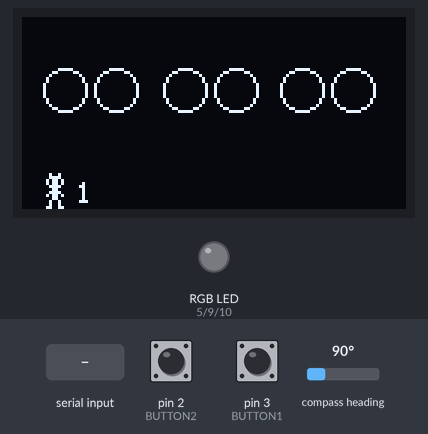
This sketch was run on a simulated Arduino Nano, built with avr-gcc and run on an emulated ATmega328P. On the bench: 128×64 one-colour display, an RGB LED mixed from three pins (HIGH = lit). The inputs (shaded band) are chosen by the test bench; at power-on: pin 3 (BUTTON1) HIGH, pin 2 (BUTTON2) HIGH, compass heading 90°. What the sketch prints to the serial monitor is not drawn.

Above: at 1.2 s.
1.3 s: pin 3 (BUTTON1) pulled LOW for 1 s
At 2.73 s:
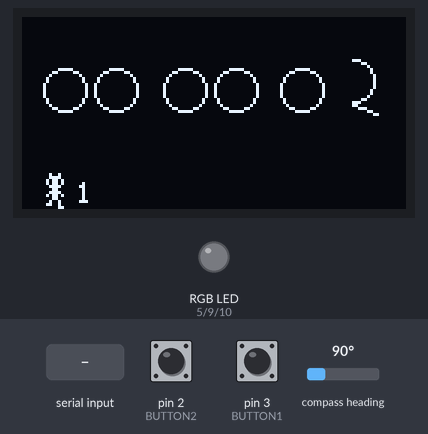
3.8 s: pin 2 (BUTTON2) pulled LOW for 1 s
At 4.62 s:
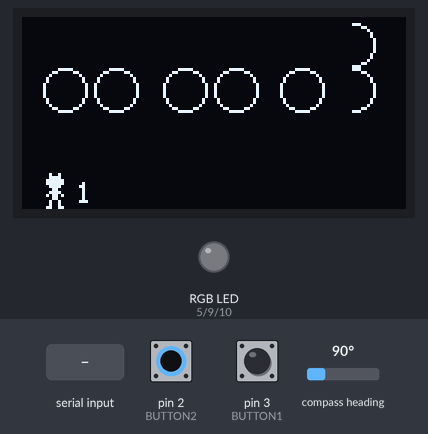
6.4 s: compass heading set to 7°
At 7.02 s:
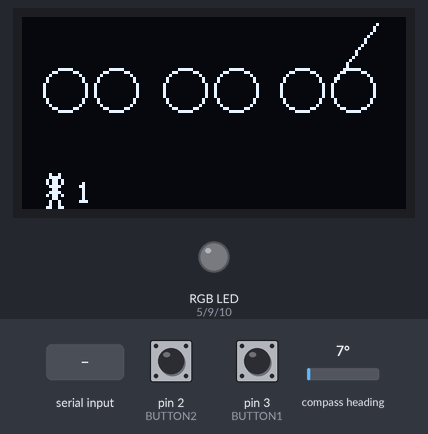
9.3 s: "90,45\n" received over Serial
At 9.57 s:
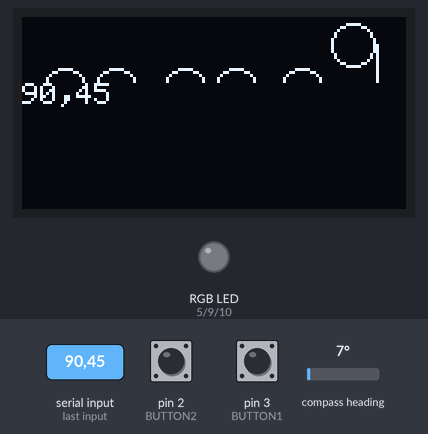
11.4 s: "d\n" received over Serial
At 11.66 s:
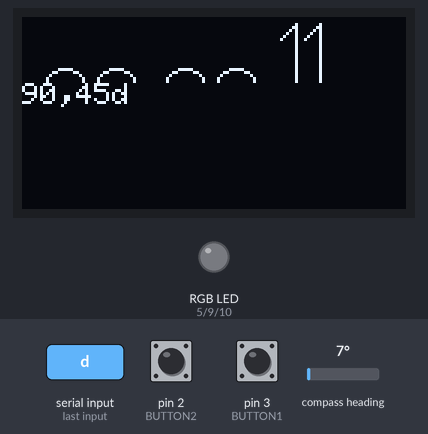
13.5 s: byte 10 ('\n') received over Serial
At 14.13 s:
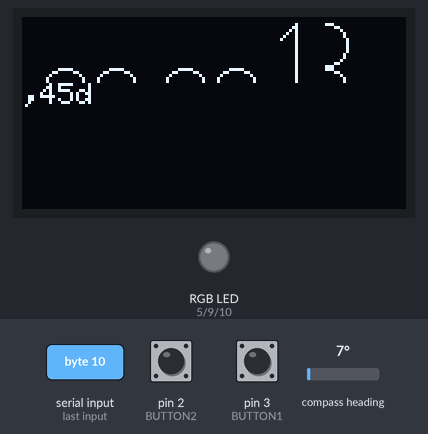
Timing chart, 0 to 16.4 s (numbered marks = the images above; inputs shaded):
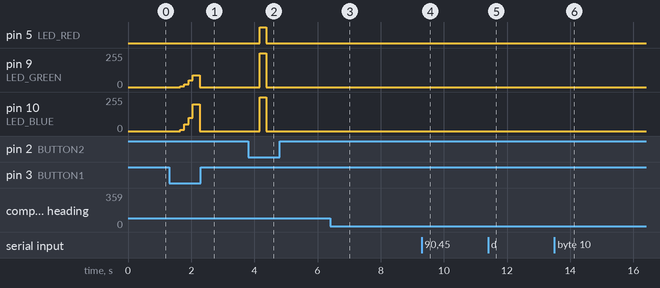

Measured:
- after the input at 1.3 s, pin 9 (LED_GREEN): 0/255 → 5/255 after 0.36 s, → 20/255 0.13 s later, → 50/255 0.13 s later, → 90/255 0.13 s later, … (5 changes in this stretch); pin 10 (LED_BLUE): 0/255 → 10/255 after 0.36 s, → 50/255 0.13 s later, → 100/255 0.13 s later, → 200/255 0.13 s later, … (5 changes in this stretch)
- after the input at 3.8 s, pin 5 (LED_RED): LOW → HIGH after 0.37 s, → LOW 0.20 s later; pin 9 (LED_GREEN), pin 10 (LED_BLUE): 0/255 → 255/255 after 0.37 s, → 0/255 0.20 s later
- after the input at 6.4 s, the display: first differs from a run without the input after 0.19 s (image 3)
- after the input at 9.3 s, the display: first differs from a run without the input after 0.20 s (image 4)
- after the input at 11.4 s, the display: first differs from a run without the input after 0.19 s (image 5)
- after the input at 13.5 s, the display: first changes after 0.27 s (image 6 shows a later state)

The sketch:

firmware.ino
```cpp
#include <MsTimer2.h>

#include <Wire.h> //I2C Arduino Library
#include <Adafruit_Sensor.h>
#include <Adafruit_HMC5883_U.h>
Adafruit_HMC5883_Unified mag = Adafruit_HMC5883_Unified(12345);

#include <Adafruit_GFX.h>
#include <Adafruit_SSD1306.h>

// CONFIG -------------------------------------------

// --------- HARDWARE I2C HMC5883: A4 -> SDA, A5 -> SCL
#define HMC_DRDY   A1 //unused

// --------- HARDWARE SPI OLED: 11 -> MOSI/DIN, 13 -> SCK
#define OLED_CS    4
#define PIN_RESET  6
#define PIN_DC     8

#define BUTTON1    3
#define BUTTON2    2

#define LED_BLUE   10
#define LED_GREEN  9
#define LED_RED    5
#define LED_OFF    LOW
#define LED_ON     HIGH

#define SERIAL_SPEED   9600
#define DISPLAYSEC     20

#define SYS_SWITCH A7
#define MAS_SWITCH A0
#define BLE_LED    7  //unused

#define WARN_POWER 3270.0   // or try 3200, 3500, 3600

// --------------------------------------------------

#define CHAR_TIME_REQUEST     '~'
#define CHAR_TIME_RESPONSE    '#' //#HH:mm:ss
#define CHAR_NOTIFY_HINT      '%' //%[byte]

#define MEMOSTR_LIMIT   110
#define STEP_TRESHOLD   0.125

#define MOVIE_X  7
#define MOVIE_Y  52

int  vcc;
bool powerlow = false;

#define MINDIF  10

int xx,yy,zz;
int minx=400, maxx=0;
int miny=400, maxy=0;
int minz=400, maxz=0;
float changes      = 0.0;
float changes_old  = 0.0;
float delta        = 0.0;
unsigned int steps = 0;

struct Orient {
  int x,y,z;
};

enum {NORT, EAS, SOU, WES, FIN};

byte storeMode = NORT;
Orient north, east, south, west;

char memoStr[MEMOSTR_LIMIT] = {'\0'};
int  memoStrPos = 0;
char buffMem;
int  cEnd  = 0;
int  cStart= 0;
byte COUNT = 0;

byte hours   = 0;
byte minutes = 0;
byte seconds = 0;
byte tick    = 0;
int  dsec    = DISPLAYSEC;

class OledWrapper : public Adafruit_SSD1306 {
  public:

    OledWrapper(const int & dc, const int & res, const int & cs) : Adafruit_SSD1306(dc,res,cs) {}

    void begin() {
      Adafruit_SSD1306::begin(SSD1306_SWITCHCAPVCC);
      clearDisplay();
      setTextSize(1); // 8 line with 21 chars
      setTextColor(WHITE);
      setCursor(0,0);
    }

    void black(const int & num) {
      setTextColor(BLACK);
      print(num);
      setTextColor(WHITE);
    }
    void black(const int & x, const int & y, const int & w, const int & h) {
      fillRect(x,y,w,h, BLACK);
    }
    void line(const int & x, const int & y, const int & xx, const int & yy) {
      drawLine(x,y,xx,yy, WHITE);
    }
    void pixel(const int & x, const int & y) {
      drawPixel(x,y, WHITE);
    }
    void rect(const int & x, const int & y, const int & w, const int & h) {
      drawRect(x,y,w,h, WHITE);
    }
    void rectFill(const int & x, const int & y, const int & w, const int & h) {
      fillRect(x,y,w,h, WHITE);
    }
    void circle(const int & x, const int & y, const int & radius) {
      drawCircle(x,y,radius, WHITE);
    }
    void setFontType(const int & t) {
      setTextSize(t);
    }
    void on() {
      ssd1306_command(SSD1306_DISPLAYON);
    }
    void off() {
      ssd1306_command(SSD1306_DISPLAYOFF);
    }
    void clear() {
      clearDisplay();
    }
    void command(uint8_t cmd) {
      ssd1306_command(cmd);
    }
    char umlReplace(char inChar) {
      if (inChar == -97) {
        inChar = 224; // ß
      } else if (inChar == -80) {
        inChar = 248; // °
      } else if (inChar == -67) {
        inChar = 171; // 1/2
      } else if (inChar == -78) {
        inChar = 253; // ²
      } else if (inChar == -92) {
        inChar = 132; // ä
      } else if (inChar == -74) {
        inChar = 148; // ö
      } else if (inChar == -68) {
        inChar = 129; // ü
      } else if (inChar == -124) {
        inChar = 142; // Ä
      } else if (inChar == -106) {
        inChar = 153; // Ö
      } else if (inChar == -100) {
        inChar = 154; // Ü
      } else if (inChar == -85) {
        inChar = 0xAE; // <<
      } else if (inChar == -69) {
        inChar = 0xAF; // >>
      }
      return inChar;
    }
};

OledWrapper * oled = new OledWrapper(PIN_DC, PIN_RESET, OLED_CS);


static const uint8_t PROGMEM move0a[] = {
B00100100,
B00111100,
B01011010,
B01011010,
B00111100,
B00011000,
B00111100,
B01011010,
B00011000,
B00100100,
B00100100,
B01100110
};
static const uint8_t PROGMEM move0b[] = { // taps
B00100100,
B00111100,
B01011010,
B01011010,
B00111100,
B00011000,
B00111100,
B01011010,
B00011000,
B00100100,
B01100100,
B00000110
};
static const uint8_t PROGMEM move0c[] = { // blink
B00100100,
B00111100,
B01111110,
B01111110,
B00111100,
B00011000,
B00111100,
B01011010,
B00011000,
B00100100,
B00100100,
B01100110
};
static const uint8_t PROGMEM move1[] = {
B00111000,
B01111100,
B01111010,
B01111010,
B00111100,
B00111000,
B00111110,
B00111000,
B00011000,
B01111100,
B10000010,
B00000011
};
static const uint8_t PROGMEM move2[] = {
B00111000,
B01111100,
B01111010,
B01111010,
B00111100,
B00111000,
B00111110,
B00111000,
B00011000,
B01110100,
B01000100,
B01000110
};
static const uint8_t PROGMEM move3[] = {
B00111000,
B01111100,
B01111010,
B01111010,
B00111100,
B00111000,
B00111110,
B00111000,
B00011000,
B01111100,
B01111100,
B01110000
};

enum {MSG_NO, MSG_CAL, MSG_MAIL, MSG_SMS, MSG_OTHER};
int iconType = MSG_NO;

static const uint8_t PROGMEM icon_calendar[] = {
B11111111,
B11111111,
B10000001,
B10000001,
B10000101,
B10000001,
B11111111,
B00000000
};
static const uint8_t PROGMEM icon_mail[] = {
B11111111,
B10000001,
B11000011,
B10100101,
B10011001,
B10000001,
B11111111,
B00000000
};
static const uint8_t PROGMEM icon_messaging[] = {
B00111110,
B01000001,
B01000001,
B01000001,
B01000001,
B01011110,
B01100000,
B01000000
};
static const uint8_t PROGMEM icon_other[] = {
B00000111,
B00011011,
B01100101,
B10001001,
B01010001,
B00110001,
B00101101,
B00110011
};


void mesure() {
  static sensors_event_t event;
  mag.getEvent(&event);

  // get new
  xx = event.magnetic.x + 184;
  yy = event.magnetic.y + 184;
  zz = event.magnetic.z + 184;
  if (xx == -188) xx=500;
  if (yy == -188) yy=500;
  if (zz == -188) zz=500;
  if (xx < minx) minx=xx;
  if (yy < miny) miny=yy;
  if (zz < minz) minz=zz;
  if (xx<500 && xx > maxx) maxx=xx;
  if (yy<500 && yy > maxy) maxy=yy;
  if (zz<500 && zz > maxz) maxz=zz;

  changes = ( (float) xx / (float)(maxx-minx) ) + ( (float) yy / (float)(maxy-miny) ) + ( (float) zz / (float)(maxz-minz) );
  delta =  ab(changes_old - changes);
  changes_old = changes;

  if (delta > STEP_TRESHOLD) {
    steps++;
    if (steps%20 == 0) {
      digitalWrite(LED_GREEN,  LED_ON);
      delay(50);
      digitalWrite(LED_GREEN,  LED_OFF);
    }
    if (steps%500 == 0) Serial.println(steps);
  }
}

void readVcc() {
  ADMUX = _BV(REFS0) | _BV(MUX3) | _BV(MUX2) | _BV(MUX1);
  delay(10); // Wait for Vref to settle
  ADCSRA |= _BV(ADSC); // Start conversion
  while (bit_is_set(ADCSRA,ADSC)); // measuring
  vcc = ADCL;
  vcc |= ADCH<<8;
  vcc = 1126400L / vcc;
}

void serialEvent() {
  while (Serial.available()) {
    if (memoStrPos >= MEMOSTR_LIMIT) memoStrPos = MEMOSTR_LIMIT;
    char inChar = (char)Serial.read();
    if (inChar == -61) continue; // symbol before utf-8
    if (inChar == -62) continue; // other symbol before utf-8
    if (inChar == '\n') {
      memoStr[memoStrPos] = '\0';
      dsec = 0;
      cEnd = 0;
      cStart = 0;
      buffMem = memoStr[cEnd];
      continue;
    }

    memoStr[memoStrPos] = oled->umlReplace(inChar);
    memoStrPos++;
    if (memoStrPos >= MEMOSTR_LIMIT) {
      // ignore the other chars
      memoStrPos = MEMOSTR_LIMIT-1;
      memoStr[memoStrPos] = '\0';
    }
  }
}

inline void ticking() {
  tick++;
  if (tick > 9) {
    seconds += tick/10;
    dsec++;
  }

  if (tick > 9) {
    tick = tick % 10;
    if (seconds > 59) {
      minutes += seconds / 60;
      seconds  = seconds % 60;
      if (minutes%5 == 0) Serial.println(steps);

      // modify limits every 1min to make a better re-calibration
      if (minx > 1 && maxx < 399 && ( (maxx-minx) < MINDIF)) {
        maxx--; minx++;
      }
      if (miny > 1 && maxy < 399 && ( (maxy-miny) < MINDIF)) {
        maxy--; miny++;
      }
      if (minz > 1 && maxz < 399 && ( (maxz-minz) < MINDIF)) {
        maxz--; minz++;
      }
    }
    if (minutes > 59) {
      hours  += minutes / 60;
      minutes = minutes % 60;
    }
    if (hours > 23) {
      hours = hours % 24;
    }
  }
  if (COUNT > 0) {
    if (tick == 0) {
      analogWrite(LED_GREEN, 100);
      analogWrite(LED_RED,    50);
    } else {
      digitalWrite(LED_RED,   LED_OFF);
      digitalWrite(LED_GREEN, LED_OFF);
      digitalWrite(LED_BLUE,  LED_OFF);
    }
  }
}
void printDirection() {
  oled->setTextSize(1);
  oled->setCursor(50, 34);
  if (
    north.x > xx-5 && north.x < xx+5 &&
    north.y > yy-5 && north.y < yy+5 &&
    north.z > zz-5 && north.z < zz+5
  ) { oled->print('N'); oled->print('o'); oled->print('r'); oled->print('t'); oled->print('h'); }

  if (
    east.x > xx-5 && east.x < xx+5 &&
    east.y > yy-5 && east.y < yy+5 &&
    east.z > zz-5 && east.z < zz+5
  ) { oled->print('E'); oled->print('a'); oled->print('s'); oled->print('t'); }

  if (
    south.x > xx-5 && south.x < xx+5 &&
    south.y > yy-5 && south.y < yy+5 &&
    south.z > zz-5 && south.z < zz+5
  ) { oled->print('S'); oled->print('o'); oled->print('u'); oled->print('t'); oled->print('h'); }

  if (
    west.x > xx-5 && west.x < xx+5 &&
    west.y > yy-5 && west.y < yy+5 &&
    west.z > zz-5 && west.z < zz+5
  ) { oled->print('W'); oled->print('e'); oled->print('s'); oled->print('t'); }

}

int myFont(int x, int y, byte b) {
    int he = 30;
    if (b>9) {
      x = myFont(x,y,b/10);
      b = b%10;
    }
    if (b == 0) {
      oled->circle(x+he/4, y+3*he/4, he/4);
      return x+2+he/2;
    } else if (b == 1) {
      oled->line(x,y+5,x+5,y);
      oled->line(x+5,y,x+5,y+he);
      return x+8;
    } else if (b == 2) {
      oled->circle(x+he/4, y-3+3*he/4, he/4);
      oled->black(x,y,he/4,he);
      oled->line(x+he/4,y+he-3,x+he/2,y+he);
      return x+2+he/2;
    } else if (b == 3) {
      oled->circle(x+he/4, y+1*he/4, he/4);
      oled->circle(x+he/4, y+3*he/4, he/4);
      oled->black(x,y,he/4,he);
      return x+2+he/2;
    } else if (b == 4) {
      oled->line(x,y+he/2,x+he/2,y);
      oled->line(x,y+he/2,x+he/2,y+he/2);
      oled->line(x+he/2,y,x+he/2,y+he);
      return x+2+he/2;
    } else if (b == 5) {
      oled->line(x+he/4,y,x+he/2,y);
      oled->line(x+he/4,y,x+he/4,y+he/2);
      oled->circle(x+he/4, y+3*he/4, he/4);
      oled->black(x,y,he/4,he);
      return x+2+he/2;
    } else if (b == 6) {
      oled->line(x,y-2+3*he/4,x+he/2,y);
      oled->circle(x+he/4, y+3*he/4, he/4);
      return x+2+he/2;
    } else if (b == 7) {
      oled->line(x,y+3,x+he/2,y);
      oled->line(x+he/2,y,x,y+he);
      oled->line(x+3,y+he/2,x+he/2-1,y+he/2);
      return x+2+5;
    } else if (b == 8) {
      oled->circle(x+he/4, y+1*he/4, he/4);
      oled->circle(x+he/4, y+3*he/4, he/4);
      return x+2+he/2;
    } else if (b == 9) {
      oled->circle(x+he/4, y+1*he/4, he/4);
      oled->line  (x+he/2, y+1*he/4, x+he/2, y+he);
      return x+2+he/2;
    }
}

void printClock() {
  if (hours<10) {
    int xx = myFont(7, 2, 0);
    myFont(xx, 2, hours);
  } else {
    myFont(7, 2, hours);
  }
  if (minutes<10) {
    int xx = myFont(47, 2, 0);
    myFont(xx, 2, minutes);
  } else {
    myFont(47, 2, minutes);
  }
  if (seconds<10) {
    int xx = myFont(86, 2, 0);
    myFont(xx, 2, seconds);
  } else {
    myFont(86, 2, seconds);
  }

  printDirection();

  oled->setTextSize(1);
  if (COUNT > 0) {
    oled->setCursor(97, 54);
    oled->print(COUNT);
  }

  if (delta > 0.05) {

/*
    oled->setCursor(119,55);
    switch(storeMode) {
      case NORT:
        oled->print('n');
        break;
      case EAS:
        oled->print('e');
        break;
      case SOU:
        oled->print('s');
        break;
      default:
        oled->print('w');
    }
*/
    // moving
    if (tick==0 || tick==1) {
      oled->drawBitmap(MOVIE_X+2*tick, MOVIE_Y, move1, 8, 12, WHITE);
    } else if (tick==2 || tick==3) {
      oled->drawBitmap(MOVIE_X+2*tick, MOVIE_Y, move2, 8, 12, WHITE);
    } else if (tick==6 || tick==7 || tick==9) {
      oled->drawBitmap(MOVIE_X+2*tick, MOVIE_Y, move2, 8, 12, WHITE);
    } else if (tick == 8) {
      oled->drawBitmap(MOVIE_X+2*tick, MOVIE_Y, move1, 8, 12, WHITE);
    } else {
      oled->drawBitmap(MOVIE_X+2*tick, MOVIE_Y, move3, 8, 12, WHITE);
    }
    oled->setTextSize(1);
    oled->setCursor(18+2*tick,55);
    oled->print(steps);

  } else {
    if (tick == 2) {
      // tap
      oled->drawBitmap(MOVIE_X, MOVIE_Y, move0b, 8, 12, WHITE);
    } else if (tick == 4) {
      // tap
      oled->drawBitmap(MOVIE_X, MOVIE_Y, move0b, 8, 12, WHITE);
    } else if (tick == 6) {
      // tap
      oled->drawBitmap(MOVIE_X, MOVIE_Y, move0b, 8, 12, WHITE);
    } else if (tick == 8) {
      // blink
      oled->drawBitmap(MOVIE_X, MOVIE_Y, move0c, 8, 12, WHITE);
    } else {
      // normal
      oled->drawBitmap(MOVIE_X, MOVIE_Y, move0a, 8, 12, WHITE);
    }
    oled->setTextSize(1);
    oled->setCursor(18,55);
    oled->print(steps);
  }
}

inline void wakeUpIcon() {
  oled->clear();
  digitalWrite(LED_RED,   LED_OFF);
  analogWrite(LED_BLUE,  10);
  analogWrite(LED_GREEN,  5);
  oled->circle(oled->width()/2, oled->height()/2, 5);
  oled->black(0,0,oled->width()/2, oled->height());
  oled->black(oled->width()/2, oled->height()/2,oled->width()/2, oled->height()/2);
  oled->display();
  delay(100);
  analogWrite(LED_BLUE,  50);
  analogWrite(LED_GREEN, 20);
  oled->circle(oled->width()/2, oled->height()/2, 10);
  oled->black(0,0,oled->width()/2, oled->height());
  oled->black(oled->width()/2, oled->height()/2,oled->width()/2, oled->height()/2);
  oled->display();
  delay(100);
  analogWrite(LED_BLUE, 100);
  analogWrite(LED_GREEN, 50);
  oled->circle(oled->width()/2, oled->height()/2, 15);
  oled->black(0,0,oled->width()/2, oled->height());
  oled->black(oled->width()/2, oled->height()/2,oled->width()/2, oled->height()/2);
  oled->display();
  delay(100);
  analogWrite(LED_BLUE, 200);
  analogWrite(LED_GREEN, 90);
  oled->circle(oled->width()/2, oled->height()/2, 20);
  oled->black(0,0,oled->width()/2, oled->height());
  oled->black(oled->width()/2, oled->height()/2,oled->width()/2, oled->height()/2);
  oled->display();
  delay(200);
  digitalWrite(LED_RED,   LED_OFF);
  digitalWrite(LED_GREEN, LED_OFF);
  digitalWrite(LED_BLUE,  LED_OFF);
}

inline byte tob(char c) { return c - '0';}

float ab(float x) {
  if (x<0) return -1*x;
  return x;
}

int slen(char * str) {
  int i;
  for (i=0;str[i] != '\0' && i < 1000; ++i);
  return i;
}

void setup() {
  pinMode(BUTTON1, INPUT_PULLUP);
  pinMode(BUTTON2, INPUT_PULLUP);
  pinMode(LED_RED,   OUTPUT);
  pinMode(LED_GREEN, OUTPUT);
  pinMode(LED_BLUE,  OUTPUT);

  Serial.begin(SERIAL_SPEED);

  oled->begin();
  oled->clearDisplay();
  oled->drawBitmap(60, 20, move0a, 8, 12, WHITE);
  oled->display();

  //digitalWrite(SYS_SWITCH, HIGH);
  //digitalWrite(MAS_SWITCH, HIGH);
  //delay(1200);
  //Serial.println("AT+NAMEStep Watch");
  //Serial.println("AT+ROLE0");

  oled->clearDisplay();
  buffMem = '\0';

  digitalWrite(LED_RED,   LED_OFF);
  digitalWrite(LED_GREEN, LED_OFF);
  digitalWrite(LED_BLUE,  LED_OFF);

  mag.begin();
  delay(7);

  oled->clearDisplay();
  buffMem = '\0';

  MsTimer2::set(100, ticking); // 100ms period
  MsTimer2::start();
}

void loop() {
  delay(111);

  if (seconds == 10 || tick == 1) {
    readVcc();
    if (vcc < WARN_POWER && powerlow == false) {
      powerlow = true;
      oled->off();
      Serial.print("Steps: ");
      Serial.println(steps);
      Serial.print(vcc);
      Serial.println(" mv");
    } else {
      powerlow = false;
    }
  }

  oled->clear();
  printClock();
  oled->setTextSize(1);
  mesure();

  if (dsec < DISPLAYSEC && cStart < memoStrPos) {
    oled->setCursor(0,22);
    oled->black(0,22,128,42);
    oled->print(&(memoStr[cStart]));
  }

  if (dsec == DISPLAYSEC) {
    memoStr[0] = '\0';
    memoStrPos = 0;
  }

  oled->setCursor(0, 0);

  if (digitalRead(BUTTON2) == LOW) {
    delay(300);
    if (digitalRead(BUTTON2) == LOW) {
      digitalWrite(LED_RED,   LED_ON);
      digitalWrite(LED_GREEN, LED_ON);
      digitalWrite(LED_BLUE,  LED_ON);
      switch(storeMode) {
        case NORT:
          north.x = xx;
          north.y = yy;
          north.z = zz;
          break;
        case EAS:
          east.x = xx;
          east.y = yy;
          east.z = zz;
          break;
        case SOU:
          south.x = xx;
          south.y = yy;
          south.z = zz;
          break;
        case WES:
          west.x = xx;
          west.y = yy;
          west.z = zz;
          break;
        default:
          ;
      }
      delay(200);
      digitalWrite(LED_RED,   LED_OFF);
      digitalWrite(LED_GREEN, LED_OFF);
      digitalWrite(LED_BLUE,  LED_OFF);
      storeMode++;
      if (storeMode == FIN) storeMode = NORT;
    }
  }

  if (digitalRead(BUTTON1) == LOW) {
    delay(300);
    if (digitalRead(BUTTON1) == LOW) {

      COUNT = 0;
      digitalWrite(LED_RED,   LED_OFF);
      digitalWrite(LED_GREEN, LED_OFF);
      digitalWrite(LED_BLUE,  LED_OFF);

      Serial.print("Steps: ");
      Serial.println(steps);
      Serial.print(vcc);
      Serial.println(" mv");
      wakeUpIcon();

      // "remove" old chars from buffer
      // print ignores everyting behind \0
      memoStr[0] = '\0';
      memoStrPos = 0;
      iconType = MSG_NO;
      Serial.print(CHAR_TIME_REQUEST);
      Serial.print('\n');
    }
  }

  if (COUNT > 0) {
    int l = slen(memoStr);
    if (
      (l > 8 &&
      memoStr[l-8] == 'c' &&
      memoStr[l-7] == 'a' &&
      memoStr[l-6] == 'l' &&
      memoStr[l-5] == 'e' &&
      memoStr[l-4] == 'n' &&
      memoStr[l-3] == 'd' &&
      memoStr[l-2] == 'a' &&
      memoStr[l-1] == 'r') || iconType == MSG_CAL
    ) {
      oled->drawBitmap(86, 55, icon_calendar, 8, 8, WHITE);
      iconType = MSG_CAL;
    } else if (
      (l > 9 &&
      memoStr[l-9] == 'm' &&
      memoStr[l-8] == 'e' &&
      memoStr[l-7] == 's' &&
      memoStr[l-6] == 's' &&
      memoStr[l-5] == 'a' &&
      memoStr[l-4] == 'g' &&
      memoStr[l-3] == 'i' &&
      memoStr[l-2] == 'n' &&
      memoStr[l-1] == 'g') || iconType == MSG_SMS
    ) {
      oled->drawBitmap(86, 55, icon_messaging, 8, 8, WHITE);
      iconType = MSG_SMS;
    } else if (
      (l > 7 &&
      memoStr[l-7] == 'f' &&
      memoStr[l-6] == 's' &&
      memoStr[l-5] == 'c' &&
      memoStr[l-4] == 'k' &&
      memoStr[l-3] == '.' &&
      memoStr[l-2] == 'k' &&
      memoStr[l-1] == '9') || iconType == MSG_MAIL
    ) {
      oled->drawBitmap(86, 55, icon_mail, 8, 8, WHITE);
      iconType = MSG_MAIL;
    } else if (
      (l > 5) || iconType == MSG_OTHER
    ) {
      oled->drawBitmap(86, 55, icon_other, 8, 8, WHITE);
      iconType = MSG_OTHER;
    }
  } else {
    digitalWrite(LED_RED,   LED_OFF);
    digitalWrite(LED_GREEN, LED_OFF);
    digitalWrite(LED_BLUE,  LED_OFF);
    iconType = MSG_NO;
  }

  if (memoStr[0] == CHAR_TIME_RESPONSE) {
    // extract the time -------------------------

    memoStr[0] = ' ';
    hours = tob(memoStr[1])*10 + tob(memoStr[2]);
    minutes = tob(memoStr[4])*10 + tob(memoStr[5]);
    seconds = tob(memoStr[7])*10 + tob(memoStr[8]);

  } else if (memoStr[0] == CHAR_NOTIFY_HINT) {
    // there is a new message (or a message is deleted)
    COUNT = (unsigned char) memoStr[1];
  }

  oled->display();

  if (powerlow) analogWrite(LED_RED, 5*tick);

  cEnd++;
  cStart++;
  if (cEnd <= memoStrPos) buffMem = memoStr[cEnd];
}
```
